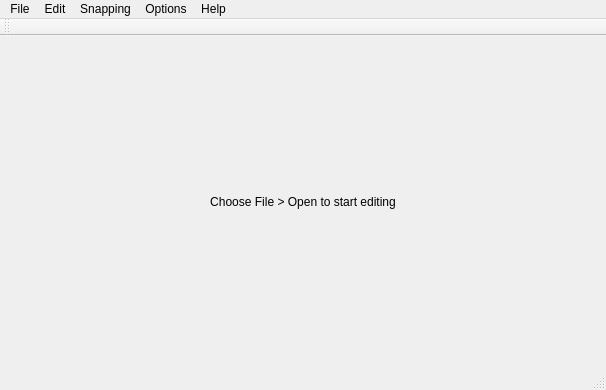
<?xml version="1.0" encoding="UTF-8"?>
<ui version="4.0">
 <class>EditorMainWindow</class>
 <widget class="QMainWindow" name="EditorMainWindow">
  <property name="geometry">
   <rect>
    <x>0</x>
    <y>0</y>
    <width>606</width>
    <height>390</height>
   </rect>
  </property>
  <property name="windowTitle">
   <string/>
  </property>
  <property name="windowIcon">
   <iconset>
    <normaloff>:/images/app.ico</normaloff>:/images/app.ico</iconset>
  </property>
  <widget class="QWidget" name="centralwidget">
   <layout class="QHBoxLayout" name="horizontalLayout">
    <property name="leftMargin">
     <number>0</number>
    </property>
    <property name="topMargin">
     <number>0</number>
    </property>
    <property name="rightMargin">
     <number>0</number>
    </property>
    <property name="bottomMargin">
     <number>0</number>
    </property>
    <item>
     <widget class="QStackedWidget" name="stackedWidget">
      <property name="currentIndex">
       <number>0</number>
      </property>
      <widget class="QWidget" name="page">
       <layout class="QHBoxLayout" name="horizontalLayout_3">
        <item>
         <widget class="QLabel" name="lblStatus">
          <property name="text">
           <string>Choose File &gt; Open to start editing</string>
          </property>
          <property name="alignment">
           <set>Qt::AlignCenter</set>
          </property>
         </widget>
        </item>
       </layout>
      </widget>
      <widget class="QWidget" name="page_2">
       <layout class="QHBoxLayout" name="horizontalLayout_2">
        <item>
         <widget class="QTabWidget" name="tabWidget">
          <property name="enabled">
           <bool>true</bool>
          </property>
          <property name="tabPosition">
           <enum>QTabWidget::North</enum>
          </property>
          <property name="tabShape">
           <enum>QTabWidget::Rounded</enum>
          </property>
          <property name="currentIndex">
           <number>-1</number>
          </property>
          <property name="documentMode">
           <bool>true</bool>
          </property>
          <property name="tabsClosable">
           <bool>true</bool>
          </property>
          <property name="movable">
           <bool>true</bool>
          </property>
         </widget>
        </item>
       </layout>
      </widget>
     </widget>
    </item>
   </layout>
  </widget>
  <widget class="QMenuBar" name="menubar">
   <property name="geometry">
    <rect>
     <x>0</x>
     <y>0</y>
     <width>606</width>
     <height>21</height>
    </rect>
   </property>
   <widget class="QMenu" name="menuFile">
    <property name="title">
     <string>File</string>
    </property>
    <addaction name="actionNew_path"/>
    <addaction name="action_open_path"/>
    <addaction name="action_close_path"/>
    <addaction name="action_save_path"/>
    <addaction name="action_save_path_as"/>
    <addaction name="action_run_level"/>
    <addaction name="action_exit_application"/>
    <addaction name="actionSave_As"/>
    <addaction name="actionExport_to_lvl"/>
   </widget>
   <widget class="QMenu" name="menuHelp">
    <property name="title">
     <string>Help</string>
    </property>
    <addaction name="action_about"/>
    <addaction name="action_about_qt"/>
   </widget>
   <widget class="QMenu" name="menuOptions">
    <property name="enabled">
     <bool>true</bool>
    </property>
    <property name="title">
     <string>Options</string>
    </property>
    <addaction name="action_toggle_show_grid"/>
    <addaction name="action_toggle_bring_selection_to_front"/>
    <addaction name="actionItem_transparency"/>
   </widget>
   <widget class="QMenu" name="menuEdit">
    <property name="title">
     <string>Edit</string>
    </property>
    <addaction name="action_undo"/>
    <addaction name="action_redo"/>
    <addaction name="action_cut"/>
    <addaction name="action_copy"/>
    <addaction name="action_paste"/>
    <addaction name="separator"/>
    <addaction name="action_zoom_in"/>
    <addaction name="action_zoom_out"/>
    <addaction name="action_zoom_reset"/>
    <addaction name="action_add_new_collision_item"/>
    <addaction name="action_add_new_map_object"/>
    <addaction name="action_delete_selected_items"/>
    <addaction name="actionEdit_HintFly_messages"/>
    <addaction name="actionEdit_LCDScreen_messages"/>
    <addaction name="actionEdit_path_data"/>
    <addaction name="actionEdit_map_size"/>
    <addaction name="actionAdd_object"/>
    <addaction name="actionAdd_collision"/>
   </widget>
   <widget class="QMenu" name="menuSnapping">
    <property name="title">
     <string>Snapping</string>
    </property>
    <addaction name="action_toggle_snap_collision_items_on_x"/>
    <addaction name="action_toggle_snap_collision_objects_on_y"/>
    <addaction name="action_toggle_snap_map_objects_x"/>
    <addaction name="action_toggle_snap_map_objects_y"/>
   </widget>
   <addaction name="menuFile"/>
   <addaction name="menuEdit"/>
   <addaction name="menuSnapping"/>
   <addaction name="menuOptions"/>
   <addaction name="menuHelp"/>
  </widget>
  <widget class="QStatusBar" name="statusbar"/>
  <widget class="QToolBar" name="toolBar">
   <property name="windowTitle">
    <string>toolBar</string>
   </property>
   <property name="movable">
    <bool>true</bool>
   </property>
   <property name="iconSize">
    <size>
     <width>16</width>
     <height>16</height>
    </size>
   </property>
   <property name="toolButtonStyle">
    <enum>Qt::ToolButtonIconOnly</enum>
   </property>
   <property name="floatable">
    <bool>false</bool>
   </property>
   <attribute name="toolBarArea">
    <enum>TopToolBarArea</enum>
   </attribute>
   <attribute name="toolBarBreak">
    <bool>false</bool>
   </attribute>
  </widget>
  <action name="action_open_path">
   <property name="icon">
    <iconset resource="resources.qrc">
     <normaloff>:/icons/rsc/icons/open.png</normaloff>:/icons/rsc/icons/open.png</iconset>
   </property>
   <property name="text">
    <string>Open path</string>
   </property>
   <property name="shortcut">
    <string>Ctrl+O</string>
   </property>
   <property name="iconVisibleInMenu">
    <bool>true</bool>
   </property>
  </action>
  <action name="action_close_path">
   <property name="icon">
    <iconset>
     <normaloff>:/images/door.png</normaloff>:/images/door.png</iconset>
   </property>
   <property name="text">
    <string>Close path</string>
   </property>
   <property name="shortcut">
    <string>Ctrl+W</string>
   </property>
   <property name="iconVisibleInMenu">
    <bool>true</bool>
   </property>
  </action>
  <action name="action_exit_application">
   <property name="icon">
    <iconset>
     <normaloff>:/images/delete.png</normaloff>:/images/delete.png</iconset>
   </property>
   <property name="text">
    <string>Exit</string>
   </property>
   <property name="shortcut">
    <string>Ctrl+Q</string>
   </property>
   <property name="visible">
    <bool>false</bool>
   </property>
   <property name="iconVisibleInMenu">
    <bool>true</bool>
   </property>
  </action>
  <action name="action_save_path">
   <property name="icon">
    <iconset>
     <normaloff>:/images/page_save.png</normaloff>:/images/page_save.png</iconset>
   </property>
   <property name="text">
    <string>Save</string>
   </property>
   <property name="iconText">
    <string>Save</string>
   </property>
   <property name="toolTip">
    <string>Save</string>
   </property>
   <property name="shortcut">
    <string>Ctrl+S</string>
   </property>
   <property name="shortcutContext">
    <enum>Qt::WindowShortcut</enum>
   </property>
   <property name="visible">
    <bool>true</bool>
   </property>
   <property name="iconVisibleInMenu">
    <bool>true</bool>
   </property>
  </action>
  <action name="action_about_qt">
   <property name="icon">
    <iconset>
     <normaloff>:/images/qt.png</normaloff>:/images/qt.png</iconset>
   </property>
   <property name="text">
    <string>About Qt</string>
   </property>
   <property name="iconVisibleInMenu">
    <bool>true</bool>
   </property>
  </action>
  <action name="action_about">
   <property name="icon">
    <iconset>
     <normaloff>:/images/application_osx_terminal.png</normaloff>:/images/application_osx_terminal.png</iconset>
   </property>
   <property name="text">
    <string>About</string>
   </property>
   <property name="iconVisibleInMenu">
    <bool>true</bool>
   </property>
  </action>
  <action name="action_toggle_show_grid">
   <property name="checkable">
    <bool>false</bool>
   </property>
   <property name="checked">
    <bool>false</bool>
   </property>
   <property name="enabled">
    <bool>true</bool>
   </property>
   <property name="icon">
    <iconset>
     <normaloff>:/images/grid.png</normaloff>:/images/grid.png</iconset>
   </property>
   <property name="text">
    <string>Toggle grid</string>
   </property>
   <property name="visible">
    <bool>true</bool>
   </property>
   <property name="iconVisibleInMenu">
    <bool>true</bool>
   </property>
  </action>
  <action name="action_toggle_show_screens">
   <property name="checkable">
    <bool>false</bool>
   </property>
   <property name="checked">
    <bool>false</bool>
   </property>
   <property name="icon">
    <iconset>
     <normaloff>:/images/screen.png</normaloff>:/images/screen.png</iconset>
   </property>
   <property name="text">
    <string>Toggle show screens</string>
   </property>
   <property name="iconVisibleInMenu">
    <bool>true</bool>
   </property>
  </action>
  <action name="action_toggle_show_collision_items">
   <property name="checkable">
    <bool>false</bool>
   </property>
   <property name="checked">
    <bool>false</bool>
   </property>
   <property name="icon">
    <iconset>
     <normaloff>:/images/collisionitem.png</normaloff>:/images/collisionitem.png</iconset>
   </property>
   <property name="text">
    <string>Toggle show collision items</string>
   </property>
   <property name="iconVisibleInMenu">
    <bool>true</bool>
   </property>
  </action>
  <action name="action_toggle_show_map_objects">
   <property name="checkable">
    <bool>false</bool>
   </property>
   <property name="checked">
    <bool>false</bool>
   </property>
   <property name="icon">
    <iconset>
     <normaloff>:/images/map.png</normaloff>:/images/map.png</iconset>
   </property>
   <property name="text">
    <string>Toggle show map objects</string>
   </property>
   <property name="iconVisibleInMenu">
    <bool>true</bool>
   </property>
  </action>
  <action name="action_undo">
   <property name="enabled">
    <bool>true</bool>
   </property>
   <property name="icon">
    <iconset resource="resources.qrc">
     <normaloff>:/icons/rsc/icons/arrow_undo.png</normaloff>:/icons/rsc/icons/arrow_undo.png</iconset>
   </property>
   <property name="text">
    <string>Undo</string>
   </property>
   <property name="shortcut">
    <string>Ctrl+Z</string>
   </property>
   <property name="iconVisibleInMenu">
    <bool>true</bool>
   </property>
  </action>
  <action name="action_redo">
   <property name="enabled">
    <bool>true</bool>
   </property>
   <property name="icon">
    <iconset resource="resources.qrc">
     <normaloff>:/icons/rsc/icons/arrow_redo.png</normaloff>:/icons/rsc/icons/arrow_redo.png</iconset>
   </property>
   <property name="text">
    <string>Redo</string>
   </property>
   <property name="shortcut">
    <string>Ctrl+Y</string>
   </property>
   <property name="iconVisibleInMenu">
    <bool>true</bool>
   </property>
  </action>
  <action name="action_zoom_reset">
   <property name="enabled">
    <bool>true</bool>
   </property>
   <property name="icon">
    <iconset resource="resources.qrc">
     <normaloff>:/icons/rsc/icons/zoom_reset.png</normaloff>:/icons/rsc/icons/zoom_reset.png</iconset>
   </property>
   <property name="text">
    <string>Reset zoom</string>
   </property>
   <property name="shortcut">
    <string>/</string>
   </property>
   <property name="visible">
    <bool>true</bool>
   </property>
   <property name="iconVisibleInMenu">
    <bool>true</bool>
   </property>
  </action>
  <action name="action_zoom_in">
   <property name="enabled">
    <bool>true</bool>
   </property>
   <property name="icon">
    <iconset resource="resources.qrc">
     <normaloff>:/icons/rsc/icons/zoom_in.png</normaloff>:/icons/rsc/icons/zoom_in.png</iconset>
   </property>
   <property name="text">
    <string>Zoom in</string>
   </property>
   <property name="shortcut">
    <string>+</string>
   </property>
   <property name="visible">
    <bool>true</bool>
   </property>
   <property name="iconVisibleInMenu">
    <bool>true</bool>
   </property>
  </action>
  <action name="action_zoom_out">
   <property name="enabled">
    <bool>true</bool>
   </property>
   <property name="icon">
    <iconset resource="resources.qrc">
     <normaloff>:/icons/rsc/icons/zoom_out.png</normaloff>:/icons/rsc/icons/zoom_out.png</iconset>
   </property>
   <property name="text">
    <string>Zoom out</string>
   </property>
   <property name="shortcut">
    <string>-</string>
   </property>
   <property name="visible">
    <bool>true</bool>
   </property>
   <property name="iconVisibleInMenu">
    <bool>true</bool>
   </property>
  </action>
  <action name="action_add_new_collision_item">
   <property name="enabled">
    <bool>false</bool>
   </property>
   <property name="icon">
    <iconset>
     <normaloff>:/images/wrench.png</normaloff>:/images/wrench.png</iconset>
   </property>
   <property name="text">
    <string>Add new collision item</string>
   </property>
   <property name="shortcut">
    <string>Ctrl+M</string>
   </property>
   <property name="visible">
    <bool>false</bool>
   </property>
   <property name="iconVisibleInMenu">
    <bool>true</bool>
   </property>
  </action>
  <action name="action_add_new_map_object">
   <property name="enabled">
    <bool>false</bool>
   </property>
   <property name="icon">
    <iconset>
     <normaloff>:/images/add.png</normaloff>:/images/add.png</iconset>
   </property>
   <property name="text">
    <string>Add new map object</string>
   </property>
   <property name="shortcut">
    <string>Ctrl+N</string>
   </property>
   <property name="visible">
    <bool>false</bool>
   </property>
   <property name="iconVisibleInMenu">
    <bool>true</bool>
   </property>
  </action>
  <action name="action_save_path_as">
   <property name="enabled">
    <bool>false</bool>
   </property>
   <property name="icon">
    <iconset>
     <normaloff>:/images/database_save.png</normaloff>:/images/database_save.png</iconset>
   </property>
   <property name="text">
    <string>Save as</string>
   </property>
   <property name="shortcut">
    <string>Ctrl+A</string>
   </property>
   <property name="visible">
    <bool>false</bool>
   </property>
   <property name="iconVisibleInMenu">
    <bool>true</bool>
   </property>
  </action>
  <action name="action_delete_selected_items">
   <property name="enabled">
    <bool>false</bool>
   </property>
   <property name="icon">
    <iconset>
     <normaloff>:/images/application_delete.png</normaloff>:/images/application_delete.png</iconset>
   </property>
   <property name="text">
    <string>Delete selected item(s)</string>
   </property>
   <property name="iconText">
    <string>Delete selected item(s)</string>
   </property>
   <property name="shortcut">
    <string>Del</string>
   </property>
   <property name="visible">
    <bool>false</bool>
   </property>
   <property name="iconVisibleInMenu">
    <bool>true</bool>
   </property>
  </action>
  <action name="action_run_level">
   <property name="enabled">
    <bool>false</bool>
   </property>
   <property name="icon">
    <iconset>
     <normaloff>:/images/wrench_orange.png</normaloff>:/images/wrench_orange.png</iconset>
   </property>
   <property name="text">
    <string>Run game</string>
   </property>
   <property name="shortcut">
    <string>Ctrl+R</string>
   </property>
   <property name="visible">
    <bool>false</bool>
   </property>
  </action>
  <action name="action_copy">
   <property name="icon">
    <iconset>
     <normaloff>:/images/copy.png</normaloff>:/images/copy.png</iconset>
   </property>
   <property name="text">
    <string>Copy</string>
   </property>
   <property name="shortcut">
    <string>Ctrl+C</string>
   </property>
   <property name="visible">
    <bool>false</bool>
   </property>
   <property name="iconVisibleInMenu">
    <bool>true</bool>
   </property>
  </action>
  <action name="action_paste">
   <property name="icon">
    <iconset>
     <normaloff>:/images/paste.png</normaloff>:/images/paste.png</iconset>
   </property>
   <property name="text">
    <string>Paste</string>
   </property>
   <property name="shortcut">
    <string>Ctrl+V</string>
   </property>
   <property name="visible">
    <bool>false</bool>
   </property>
   <property name="iconVisibleInMenu">
    <bool>true</bool>
   </property>
  </action>
  <action name="action_toggle_snap_collision_items_on_x">
   <property name="checkable">
    <bool>false</bool>
   </property>
   <property name="enabled">
    <bool>false</bool>
   </property>
   <property name="icon">
    <iconset>
     <normaloff>:/images/snap.png</normaloff>:/images/snap.png</iconset>
   </property>
   <property name="text">
    <string>Toggle snap collision objects on X</string>
   </property>
   <property name="visible">
    <bool>false</bool>
   </property>
   <property name="iconVisibleInMenu">
    <bool>true</bool>
   </property>
  </action>
  <action name="action_toggle_snap_map_objects_x">
   <property name="checkable">
    <bool>false</bool>
   </property>
   <property name="icon">
    <iconset>
     <normaloff>:/images/snap.png</normaloff>:/images/snap.png</iconset>
   </property>
   <property name="text">
    <string>Toggle snap map objects on X</string>
   </property>
   <property name="visible">
    <bool>false</bool>
   </property>
   <property name="iconVisibleInMenu">
    <bool>true</bool>
   </property>
  </action>
  <action name="action_set_transparency_levels">
   <property name="icon">
    <iconset>
     <normaloff>:/images/transparency.png</normaloff>:/images/transparency.png</iconset>
   </property>
   <property name="text">
    <string>Set transparency levels</string>
   </property>
   <property name="iconText">
    <string>Set transparency levels</string>
   </property>
   <property name="toolTip">
    <string>Set transparency levels</string>
   </property>
   <property name="iconVisibleInMenu">
    <bool>true</bool>
   </property>
  </action>
  <action name="action_cut">
   <property name="icon">
    <iconset>
     <normaloff>:/images/cut.png</normaloff>:/images/cut.png</iconset>
   </property>
   <property name="text">
    <string>Cut</string>
   </property>
   <property name="shortcut">
    <string>Ctrl+X</string>
   </property>
   <property name="visible">
    <bool>false</bool>
   </property>
   <property name="iconVisibleInMenu">
    <bool>true</bool>
   </property>
  </action>
  <action name="action_toggle_freeze_collision_objects">
   <property name="icon">
    <iconset>
     <normaloff>:/images/lock_open.png</normaloff>:/images/lock_open.png</iconset>
   </property>
   <property name="text">
    <string>Toggle freeze collision objects</string>
   </property>
   <property name="iconVisibleInMenu">
    <bool>true</bool>
   </property>
  </action>
  <action name="action_toggle_freeze_map_objects">
   <property name="icon">
    <iconset>
     <normaloff>:/images/lock_open.png</normaloff>:/images/lock_open.png</iconset>
   </property>
   <property name="text">
    <string>Toggle freeze map objects</string>
   </property>
   <property name="iconVisibleInMenu">
    <bool>true</bool>
   </property>
  </action>
  <action name="action_toggle_map_object_wire_frame_mode">
   <property name="icon">
    <iconset>
     <normaloff>:/images/wireframe.png</normaloff>:/images/wireframe.png</iconset>
   </property>
   <property name="text">
    <string>Toggle map object wire frame mode</string>
   </property>
   <property name="iconVisibleInMenu">
    <bool>true</bool>
   </property>
  </action>
  <action name="action_path_map_stats">
   <property name="icon">
    <iconset>
     <normaloff>:/images/mapstats.png</normaloff>:/images/mapstats.png</iconset>
   </property>
   <property name="text">
    <string>Path/map stats</string>
   </property>
   <property name="shortcut">
    <string>Ctrl+I</string>
   </property>
  </action>
  <action name="action_toggle_snap_collision_objects_on_y">
   <property name="icon">
    <iconset>
     <normaloff>:/images/snap.png</normaloff>:/images/snap.png</iconset>
   </property>
   <property name="text">
    <string>Toggle snap collision objects on Y</string>
   </property>
   <property name="visible">
    <bool>false</bool>
   </property>
   <property name="iconVisibleInMenu">
    <bool>true</bool>
   </property>
  </action>
  <action name="action_toggle_snap_map_objects_y">
   <property name="icon">
    <iconset>
     <normaloff>:/images/snap.png</normaloff>:/images/snap.png</iconset>
   </property>
   <property name="text">
    <string>Toggle snap map objects on Y</string>
   </property>
   <property name="visible">
    <bool>false</bool>
   </property>
   <property name="iconVisibleInMenu">
    <bool>true</bool>
   </property>
  </action>
  <action name="action_toggle_bring_selection_to_front">
   <property name="icon">
    <iconset>
     <normaloff>:/images/bring_to_front.png</normaloff>:/images/bring_to_front.png</iconset>
   </property>
   <property name="text">
    <string>Toggle bring selection to front</string>
   </property>
   <property name="visible">
    <bool>false</bool>
   </property>
   <property name="iconVisibleInMenu">
    <bool>true</bool>
   </property>
  </action>
  <action name="action_reload_xml_properties">
   <property name="icon">
    <iconset>
     <normaloff>:/images/wrench_orange.png</normaloff>:/images/wrench_orange.png</iconset>
   </property>
   <property name="text">
    <string>Debug / Reload xml properties</string>
   </property>
   <property name="iconVisibleInMenu">
    <bool>false</bool>
   </property>
  </action>
  <action name="actionExport_to_lvl">
   <property name="text">
    <string>Export to lvl</string>
   </property>
  </action>
  <action name="actionEdit_HintFly_messages">
   <property name="text">
    <string>Edit HintFly messages</string>
   </property>
  </action>
  <action name="actionEdit_LCDScreen_messages">
   <property name="text">
    <string>Edit LCDScreen messages</string>
   </property>
  </action>
  <action name="actionEdit_path_data">
   <property name="text">
    <string>Edit path data</string>
   </property>
   <property name="shortcut">
    <string>Shift+P</string>
   </property>
  </action>
  <action name="actionEdit_map_size">
   <property name="text">
    <string>Edit map size</string>
   </property>
   <property name="shortcut">
    <string>Shift+M</string>
   </property>
  </action>
  <action name="actionNew_path">
   <property name="text">
    <string>New path</string>
   </property>
  </action>
  <action name="actionSave_As">
   <property name="text">
    <string>Save As</string>
   </property>
  </action>
  <action name="actionAdd_object">
   <property name="text">
    <string>Add object</string>
   </property>
   <property name="shortcut">
    <string>Shift+A</string>
   </property>
  </action>
  <action name="actionAdd_collision">
   <property name="text">
    <string>Add collision</string>
   </property>
   <property name="shortcut">
    <string>Shift+C</string>
   </property>
  </action>
  <action name="actionItem_transparency">
   <property name="text">
    <string>Item transparency</string>
   </property>
  </action>
 </widget>
 <resources>
  <include location="resources.qrc"/>
 </resources>
 <connections/>
</ui>
